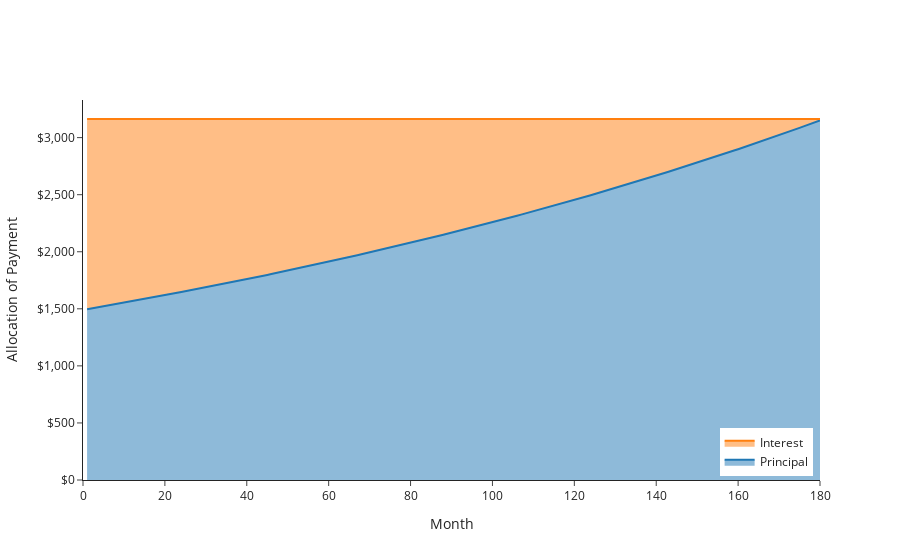

This figure's notebook cell:
### Markdown cell above
# FIGURE 2

### Code cell
fig2 = go.Figure()

trace1 = go.Scatter(
    x=[i for i in range(1, nper + 1)],
    y=payment-interest,
    mode="lines",
    hovertemplate="principal payment at period %{x:.0f} is $%{y:,.2f}<extra></extra>",
    fill="tozeroy",
    name="Principal",
)

trace2 = go.Scatter(
    x=[i for i in range(1, nper + 1)],
    y=[payment]*nper,
    customdata=interest,
    mode="lines",
    hovertemplate="interest payment at period %{x:.0f} is $%{customdata:,.2f}<extra></extra>",
    fill="tonexty",
    name="Interest",
)

fig = go.Figure(trace1)
fig.add_trace(trace2)
fig.update_layout(
    xaxis_title="Month",
    yaxis_title="Allocation of Payment",
    yaxis_tickprefix="$", 
    yaxis_tickformat=",.0f",
    legend=dict(yanchor="bottom", y=0.01, xanchor="right", x=0.99),
    xaxis_rangemode="tozero",
    template="simple_white",
)
fig.show()

### Figure 1 — Plotly figure (JSON) as saved in the notebook; plotly's stock layout.template omitted (floating-point values rounded to 4 significant figures; data arrays with more than 128 entries replaced by an {"elided": "..."} marker saying what was removed)
{"data": [{"fill": "tozeroy", "hovertemplate": "principal payment at period %{x:.0f} is $%{y:,.2f}<extra></extra>", "mode": "lines", "name": "Principal", "type": "scatter", "x": {"elided": "180 int values"}, "y": {"elided": "180 float values"}}, {"customdata": {"elided": "180 float values"}, "fill": "tonexty", "hovertemplate": "interest payment at period %{x:.0f} is $%{customdata:,.2f}<extra></extra>", "mode": "lines", "name": "Interest", "type": "scatter", "x": {"elided": "180 int values"}, "y": {"elided": "180 float values"}}], "layout": {"legend": {"x": 0.99, "xanchor": "right", "y": 0.01, "yanchor": "bottom"}, "xaxis": {"rangemode": "tozero", "title": {"text": "Month"}}, "yaxis": {"tickformat": ",.0f", "tickprefix": "$", "title": {"text": "Allocation of Payment"}}}}
